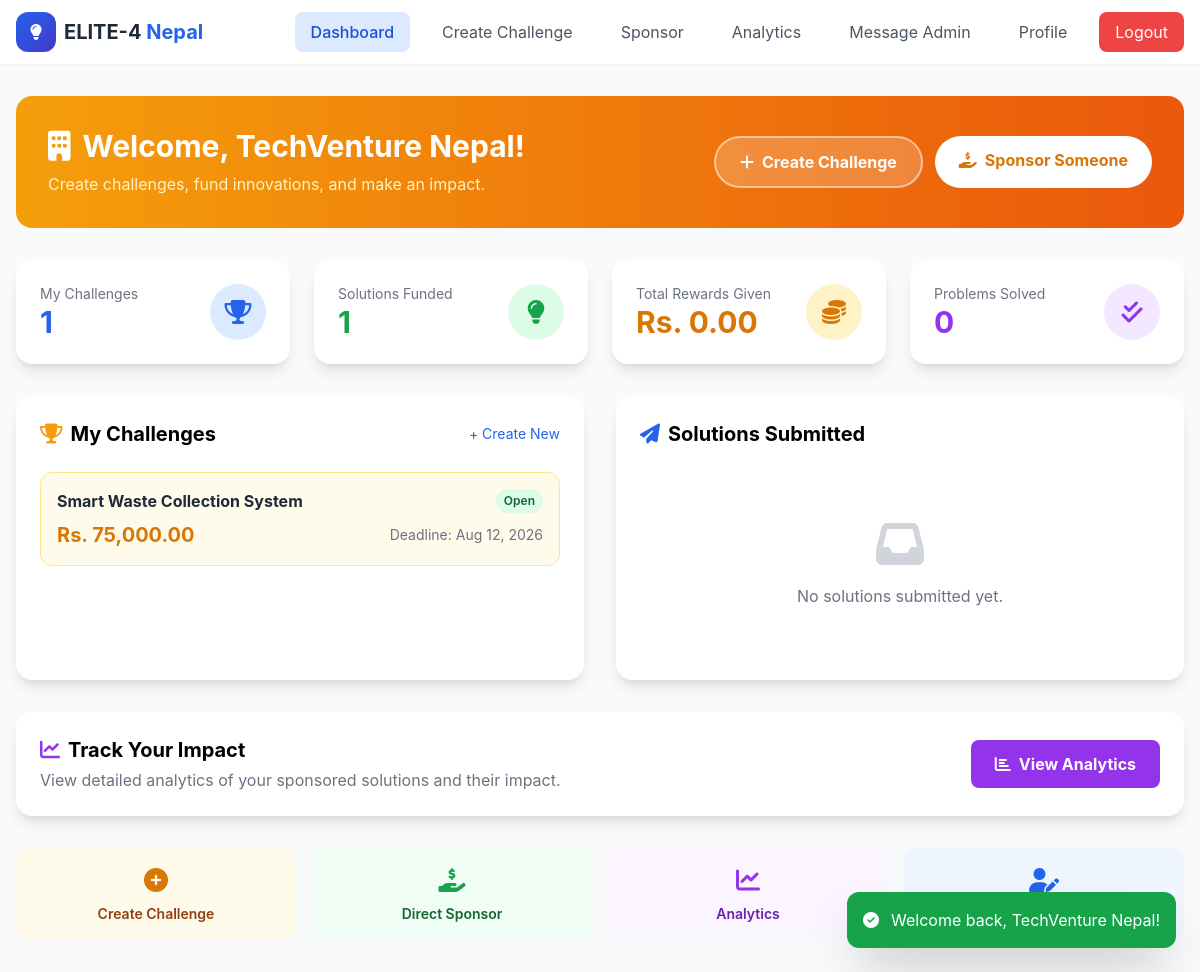
Page /sponsor_dashboard.php (signed in) on the committed database.
### tables this page shows
CREATE TABLE `users` (
  `id` INT AUTO_INCREMENT PRIMARY KEY,
  `name` VARCHAR(100) NOT NULL,
  `email` VARCHAR(100) UNIQUE NOT NULL,
  `phone` VARCHAR(20) DEFAULT NULL,
  `password` VARCHAR(255) NOT NULL,
  `role` ENUM('citizen', 'student', 'sponsor', 'mentor', 'admin', 'moderator') NOT NULL DEFAULT 'citizen',
  `bio` TEXT DEFAULT NULL,
  `skills` TEXT DEFAULT NULL,
  `profile_photo` VARCHAR(255) DEFAULT NULL,
  `date_of_birth` DATE DEFAULT NULL,
  `is_active` TINYINT(1) DEFAULT 1,
  `trust_score` INT DEFAULT 100,
  `projects_completed` INT DEFAULT 0,
  `created_at` TIMESTAMP DEFAULT CURRENT_TIMESTAMP,
  `updated_at` TIMESTAMP DEFAULT CURRENT_TIMESTAMP ON UPDATE CURRENT_TIMESTAMP
);

CREATE TABLE `challenges` (
  `id` INT AUTO_INCREMENT PRIMARY KEY,
  `sponsor_id` INT NOT NULL,
  `title` VARCHAR(200) NOT NULL,
  `description` TEXT NOT NULL,
  `reward_amount` DECIMAL(10,2) NOT NULL,
  `escrow_deposit` DECIMAL(10,2) DEFAULT 0,
  `escrow_status` ENUM('none', 'pending', 'deposited', 'released', 'refunded') DEFAULT 'none',
  `category` VARCHAR(50) DEFAULT NULL,
  `sdg_focus` INT DEFAULT NULL,
  `local_impact_category` VARCHAR(50) DEFAULT NULL,
  `requires_mentor` TINYINT(1) DEFAULT 0,
  `assigned_mentor_id` INT DEFAULT NULL,
  `deadline` DATE DEFAULT NULL,
  `status` ENUM('open', 'closed', 'rewarded', 'disputed') DEFAULT 'open',
  `first_look_expires` TIMESTAMP NULL DEFAULT NULL,
  `created_at` TIMESTAMP DEFAULT CURRENT_TIMESTAMP,
  FOREIGN KEY (`sponsor_id`) REFERENCES `users`(`id`) ON DELETE CASCADE,
  FOREIGN KEY (`assigned_mentor_id`) REFERENCES `users`(`id`) ON DELETE SET NULL
);

### config.php (called while the page is built, shortened)
<?php
$conn = new mysqli(DB_HOST, DB_USER, DB_PASS, DB_NAME);
$conn->set_charset("utf8mb4");
function e($string) {
    return htmlspecialchars($string ?? '', ENT_QUOTES, 'UTF-8');
}
function getCurrentUser() {
    if (isset($_SESSION['user_id'])) {
        return getUserById($_SESSION['user_id']);
    }
    return null;
}
function getUserById($id) {
    global $conn;
    $stmt = $conn->prepare("SELECT * FROM users WHERE id = ? AND is_active = 1");
    $stmt->bind_param("i", $id);
    $stmt->execute();
    return ($r = $stmt->get_result()) ? $r->fetch_assoc() : null;
}
function requireRole($roles) {
    $user = getCurrentUser();
}
function getFlash() {
    if (isset($_SESSION['flash'])) {
        $flash = $_SESSION['flash'];
        return $flash;
    }
    return null;
}
function formatCurrency($amount) {
    return 'Rs. ' . number_format($amount ?? 0, 2);
}
function getSponsorProgress($sponsorId) {
    global $conn;
    $sid = (int)$sponsorId;
    $result = [
        'solutions_funded' => 0,
        'total_reward_given' => 0,
        'problems_solved' => 0,
        'sponsorship_total' => 0,
        'total_commission_paid' => 0,
        'monthly_data' => []
    ];
    $sql1 = "SELECT COUNT(*) as cnt, COALESCE(SUM(s.reward_net),0) as total, COALESCE(SUM(s.reward_commission),0) as comm "
          . "FROM challenges c "
          . "LEFT JOIN solutions s ON s.challenge_id = c.id AND s.status = 'rewarded' "
          . "WHERE c.sponsor_id = $sid";
    $r1 = $conn->query($sql1);
    if ($r1 && $r1->num_rows > 0) {
        $rw = $r1->fetch_assoc();
        $result['solutions_funded'] = (int)($rw['cnt'] ?: 0);
        $result['total_reward_given'] = (float)($rw['total'] ?: 0);
        $result['total_commission_paid'] = (float)($rw['comm'] ?: 0);
    }
    $sql2 = "SELECT COUNT(DISTINCT s.problem_id) as cnt "
          . "FROM challenges c "
          . "LEFT JOIN solutions s ON s.challenge_id = c.id AND s.status = 'rewarded' AND s.problem_id IS NOT NULL "
          . "WHERE c.sponsor_id = $sid";
    $r2 = $conn->query($sql2);
    if ($r2 && $r2->num_rows > 0) {
        $result['problems_solved'] = (int)($r2->fetch_assoc()['cnt'] ?: 0);
    }
    $sql3 = "SELECT COALESCE(SUM(amount),0) as total FROM sponsorships WHERE sponsor_id = $sid AND status = 'disbursed'";
    $r3 = $conn->query($sql3);
    if ($r3 && $r3->num_rows > 0) {
        $result['sponsorship_total'] = (float)($r3->fetch_assoc()['total'] ?: 0);
    }
    $sql4 = "SELECT DATE_FORMAT(s.created_at, '%Y-%m') as month, COUNT(*) as count, COALESCE(SUM(s.reward_net),0) as amount "
          . "FROM challenges c "
          . "LEFT JOIN solutions s ON s.challenge_id = c.id AND s.status = 'rewarded' "
          . "WHERE c.sponsor_id = $sid AND s.created_at IS NOT NULL "
          . "GROUP BY month ORDER BY month DESC LIMIT 6";
    $r4 = $conn->query($sql4);
    return $result;
}
?>

### sponsor_dashboard.php (the view, shortened to what this page needs)
<?php
require_once 'config.php';
requireRole('sponsor');
$user = getCurrentUser();
global $conn;
$stmt = $conn->prepare("SELECT COUNT(*) as cnt FROM challenges WHERE sponsor_id = ?");
$stmt->bind_param("i", $user['id']);
$stmt->execute();
$r = $stmt->get_result();
$myChallenges = $r ? ($r->fetch_assoc()['cnt']) : null;
$progress = getSponsorProgress($user['id']);
$stmt = $conn->prepare("SELECT * FROM challenges WHERE sponsor_id = ? ORDER BY created_at DESC");
$stmt->bind_param("i", $user['id']);
$stmt->execute();
$r = $stmt->get_result();
$challenges = $r ? $r->fetch_all(MYSQLI_ASSOC) : [];
$stmt = $conn->prepare("SELECT s.*, c.title as challenge_title, u.name as solver_name FROM solutions s JOIN challenges c ON s.challenge_id = c.id JOIN users u ON s.user_id = u.id WHERE c.sponsor_id = ? ORDER BY s.created_at DESC");
$stmt->bind_param("i", $user['id']);
$stmt->execute();
$r = $stmt->get_result();
$solutions = $r ? $r->fetch_all(MYSQLI_ASSOC) : [];
?>
<!DOCTYPE html>
<html lang="en">
<head>
    <script src="https://cdn.tailwindcss.com"></script>
    <link rel="stylesheet" href="https://cdnjs.cloudflare.com/ajax/libs/font-awesome/6.5.1/css/all.min.css">
</head>
<body class="bg-gray-50">
    <nav class="bg-white shadow-sm sticky top-0 z-50">
        <div class="max-w-7xl mx-auto px-4">
            <div class="flex justify-between items-center h-16">
                <div class="flex items-center space-x-3">
                    <a href="index.php" class="flex items-center space-x-2">
                        <div class="w-10 h-10 bg-gradient-to-br from-blue-600 to-indigo-700 rounded-xl flex items-center justify-center">
                            <i class="fas fa-lightbulb text-white"></i>
                        </div>
                        <span class="font-bold text-xl text-gray-800">ELITE-4 <span class="text-blue-600">Nepal</span></span>
                    </a>
                </div>
                <div class="hidden md:flex items-center space-x-4">
                    <a href="sponsor_dashboard.php" class="px-4 py-2 bg-blue-100 text-blue-700 rounded-lg font-medium">Dashboard</a>
                    <a href="create_challenge.php" class="px-4 py-2 text-gray-600 hover:bg-gray-100 rounded-lg">Create Challenge</a>
                    <a href="create_sponsorship.php" class="px-4 py-2 text-gray-600 hover:bg-gray-100 rounded-lg">Sponsor</a>
                    <a href="sponsor_progress.php" class="px-4 py-2 text-gray-600 hover:bg-gray-100 rounded-lg">Analytics</a>
                    <a href="sponsor_message_admin.php" class="px-4 py-2 text-gray-600 hover:bg-gray-100 rounded-lg">Message Admin</a>
                    <a href="profile.php" class="px-4 py-2 text-gray-600 hover:bg-gray-100 rounded-lg">Profile</a>
                    <a href="logout.php" class="px-4 py-2 bg-red-500 text-white rounded-lg hover:bg-red-600">Logout</a>
                </div>
            </div>
        </div>
    </nav>
    <div class="max-w-7xl mx-auto px-4 py-8">
        <div class="bg-gradient-to-r from-amber-500 to-orange-600 rounded-2xl p-8 text-white mb-8">
            <div class="flex flex-col md:flex-row justify-between items-start md:items-center">
                <div>
                    <h1 class="text-3xl font-bold mb-2">
                        <i class="fas fa-building mr-3"></i>Welcome, <?= e($user['name']) ?>!
                    </h1>
                    <p class="text-amber-100">Create challenges, fund innovations, and make an impact.</p>
                </div>
                <div class="mt-4 md:mt-0 flex gap-3">
                    <a href="create_challenge.php" class="inline-block bg-white/20 hover:bg-white/30 text-white font-bold py-3 px-6 rounded-full transition-all border-2 border-white/50">
                        <i class="fas fa-plus mr-2"></i>Create Challenge
                    </a>
                    <a href="create_sponsorship.php" class="inline-block bg-white text-amber-600 font-bold py-3 px-6 rounded-full transition-all hover:bg-amber-50">
                        <i class="fas fa-hand-holding-usd mr-2"></i>Sponsor Someone
                    </a>
                </div>
            </div>
        </div>
        <div class="grid grid-cols-2 md:grid-cols-4 gap-6 mb-8">
            <div class="bg-white p-6 rounded-2xl shadow-lg card-hover transition-all duration-300">
                <div class="flex items-center justify-between">
                    <div>
                        <p class="text-gray-500 text-sm">My Challenges</p>
                        <p class="text-3xl font-bold text-blue-600"><?= $myChallenges ?></p>
                    </div>
                    <div class="w-14 h-14 bg-blue-100 rounded-full flex items-center justify-center">
                        <i class="fas fa-trophy text-2xl text-blue-600"></i>
                    </div>
                </div>
            </div>
            <div class="bg-white p-6 rounded-2xl shadow-lg card-hover transition-all duration-300">
                <div class="flex items-center justify-between">
                    <div>
                        <p class="text-gray-500 text-sm">Solutions Funded</p>
                        <p class="text-3xl font-bold text-green-600"><?= $progress['solutions_funded'] ?></p>
                    </div>
                    <div class="w-14 h-14 bg-green-100 rounded-full flex items-center justify-center">
                        <i class="fas fa-lightbulb text-2xl text-green-600"></i>
                    </div>
                </div>
            </div>
            <div class="bg-white p-6 rounded-2xl shadow-lg card-hover transition-all duration-300">
                <div class="flex items-center justify-between">
                    <div>
                        <p class="text-gray-500 text-sm">Total Rewards Given</p>
                        <p class="text-3xl font-bold text-amber-600"><?= formatCurrency($progress['total_reward_given']) ?></p>
                    </div>
                    <div class="w-14 h-14 bg-amber-100 rounded-full flex items-center justify-center">
                        <i class="fas fa-coins text-2xl text-amber-600"></i>
                    </div>
                </div>
            </div>
            <div class="bg-white p-6 rounded-2xl shadow-lg card-hover transition-all duration-300">
                <div class="flex items-center justify-between">
                    <div>
                        <p class="text-gray-500 text-sm">Problems Solved</p>
                        <p class="text-3xl font-bold text-purple-600"><?= $progress['problems_solved'] ?></p>
                    </div>
                    <div class="w-14 h-14 bg-purple-100 rounded-full flex items-center justify-center">
                        <i class="fas fa-check-double text-2xl text-purple-600"></i>
                    </div>
                </div>
            </div>
        </div>
        <div class="grid lg:grid-cols-2 gap-8">
            <div class="bg-white rounded-2xl shadow-lg p-6">
                <div class="flex justify-between items-center mb-6">
                    <h2 class="text-xl font-bold"><i class="fas fa-trophy mr-2 text-amber-500"></i>My Challenges</h2>
                    <a href="create_challenge.php" class="text-blue-600 hover:underline text-sm">+ Create New</a>
                </div>
                <?php if (empty($challenges)): ?>
                <div class="text-center py-12 text-gray-500">
                    <i class="fas fa-trophy text-5xl mb-4 text-gray-300"></i>
                    <p>No challenges created yet.</p>
                    <a href="create_challenge.php" class="inline-block mt-4 bg-blue-600 text-white px-6 py-2 rounded-lg hover:bg-blue-700">
                        Create Your First Challenge
                    </a>
                </div>
                <?php else: ?>
                <div class="space-y-4">
                    <?php foreach ($challenges as $challenge): ?>
                    <div class="border border-amber-200 bg-amber-50 rounded-xl p-4">
                        <div class="flex items-center justify-between mb-2">
                            <h3 class="font-bold text-gray-800"><?= e($challenge['title']) ?></h3>
                            <span class="px-2 py-1 rounded-full text-xs font-semibold <?= $challenge['status'] === 'open' ? 'bg-green-100 text-green-800' : 'bg-gray-100 text-gray-800' ?>">
                                <?= ucfirst(e($challenge['status'])) ?>
                            </span>
                        </div>
                        <div class="flex items-center justify-between text-sm">
                            <span class="text-xl font-bold text-amber-600"><?= formatCurrency($challenge['reward_amount']) ?></span>
                            <span class="text-gray-500">Deadline: <?= date('M j, Y', strtotime($challenge['deadline'])) ?></span>
                        </div>
                    </div>
                    <?php endforeach; ?>
                </div>
                <?php endif; ?>
            </div>
            <div class="bg-white rounded-2xl shadow-lg p-6">
                <h2 class="text-xl font-bold mb-6"><i class="fas fa-paper-plane mr-2 text-blue-600"></i>Solutions Submitted</h2>
                <?php if (empty($solutions)): ?>
                <div class="text-center py-12 text-gray-500">
                    <i class="fas fa-inbox text-5xl mb-4 text-gray-300"></i>
                    <p>No solutions submitted yet.</p>
                </div>
                <?php endif; ?>
            </div>
        </div>
        <div class="bg-white rounded-2xl shadow-lg p-6 mt-8">
            <div class="flex items-center justify-between">
                <div>
                    <h2 class="text-xl font-bold"><i class="fas fa-chart-line mr-2 text-purple-600"></i>Track Your Impact</h2>
                    <p class="text-gray-500 mt-1">View detailed analytics of your sponsored solutions and their impact.</p>
                </div>
                <a href="sponsor_progress.php" class="bg-purple-600 hover:bg-purple-700 text-white font-bold py-3 px-6 rounded-lg transition-all">
                    <i class="fas fa-chart-bar mr-2"></i>View Analytics
                </a>
            </div>
        </div>
        <div class="grid grid-cols-2 md:grid-cols-4 gap-4 mt-8">
            <a href="create_challenge.php" class="bg-amber-50 p-4 rounded-xl text-center hover:bg-amber-100 transition-all card-hover">
                <i class="fas fa-plus-circle text-2xl text-amber-600 mb-2"></i>
                <p class="text-sm font-semibold text-amber-800">Create Challenge</p>
            </a>
            <a href="create_sponsorship.php" class="bg-green-50 p-4 rounded-xl text-center hover:bg-green-100 transition-all card-hover">
                <i class="fas fa-hand-holding-usd text-2xl text-green-600 mb-2"></i>
                <p class="text-sm font-semibold text-green-800">Direct Sponsor</p>
            </a>
            <a href="sponsor_progress.php" class="bg-purple-50 p-4 rounded-xl text-center hover:bg-purple-100 transition-all card-hover">
                <i class="fas fa-chart-line text-2xl text-purple-600 mb-2"></i>
                <p class="text-sm font-semibold text-purple-800">Analytics</p>
            </a>
            <a href="profile.php" class="bg-blue-50 p-4 rounded-xl text-center hover:bg-blue-100 transition-all card-hover">
                <i class="fas fa-user-edit text-2xl text-blue-600 mb-2"></i>
                <p class="text-sm font-semibold text-blue-800">Edit Profile</p>
            </a>
        </div>
    </div>
    <?php $flash = getFlash(); ?>
    <?php if ($flash): ?>
    <div class="fixed bottom-6 right-6 z-50 p-4 rounded-xl shadow-2xl <?= $flash['type'] === 'success' ? 'bg-green-600' : 'bg-red-600' ?> text-white">
        <div class="flex items-center gap-3">
            <i class="fas fa-<?= $flash['type'] === 'success' ? 'check-circle' : 'exclamation-circle' ?>"></i>
            <span><?= e($flash['message']) ?></span>
        </div>
    </div>
    <?php endif; ?>
</body>
</html>

### sponsor_dashboard.php (style rules this page uses)
body { font-family: 'Inter', sans-serif; }

### rows in the picture
users: name "TechVenture Nepal", is_active "1", projects_completed "Rs. 0.00", projects_completed "0"
challenges: title "Smart Waste Collection System", status "Open", reward_amount "Rs. 75,000.00", deadline "Aug 12, 2026"

### other values in the picture
$myChallenges "1"
$flash['message'] "Welcome back, TechVenture Nepal!"
